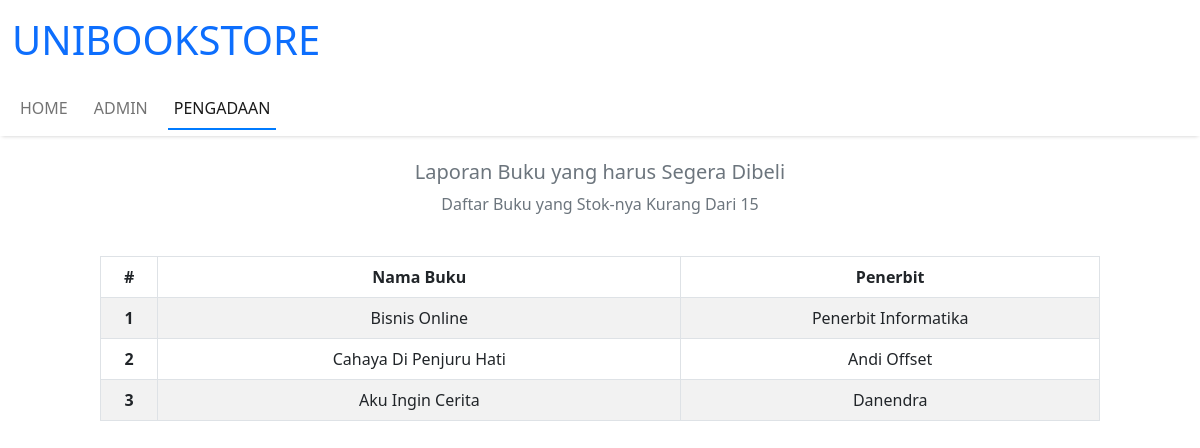
Screenshot of /pengadaan.php with the database file from the repository.
### tables this page shows
CREATE TABLE `buku` (
  `id_buku` varchar(15) NOT NULL,
  `kategori` enum('keilmuan','bisnis','novel') NOT NULL,
  `nama_buku` varchar(50) NOT NULL,
  `harga` int(10) NOT NULL,
  `stok` int(10) NOT NULL,
  `penerbit` varchar(30) NOT NULL
);

### pengadaan.php (the view, shortened to what this page needs)
<?
require_once('assets\koneksi.php');
?>
<!DOCTYPE html>
<html lang="en">
<head>
	<?
	require('assets/config/style.php');
	?>
</head>
<body>
	<?
	require('komponen/navbar.php');
	?>
	<div id="pengadaan">
		<div class="container-admin">
			<div class="pengadaan-judul py-4">
				<h5 class="text-center text-secondary">Laporan Buku yang harus Segera Dibeli</h5>
				<p class="text-center text-secondary">Daftar Buku yang Stok-nya Kurang Dari 15</p>
			</div>
			<div class="col table-responsive">
				<table class="table table-striped table-bordered responsive-utilities text-center">
					<thead>
						<tr>
							<th scope="col">#</th>
							<th scope="col" style="min-width: 250px;">Nama&nbspBuku</th>
							<th scope="col" style="min-width: 200px;">Penerbit</th>
						</tr>
					</thead>
					<tbody>
						<?php
						$query= "SELECT * FROM buku WHERE stok<15 ORDER BY stok ASC";
						$result=mysqli_query($db, $query);
						$i=1;
						foreach ($result as $buku) {
							?>
							<tr>
								<th scope="row"><?=$i++?></th>
								<td><?=$buku['nama_buku']?></td>
								<td><?=$buku['penerbit']?></td>
							</tr>
						<? } ?>
					</tbody>
				</table>
			</div>
		</div>
	</div>
</body>
</html>

### assets/css/style.css (style rules this page uses)
* { margin: 0; padding: 0; }
.container-admin { max-width: 1000px; margin: auto; }

### rows the page displays
buku: nama_buku "Bisnis Online", penerbit "Penerbit Informatika"
buku: nama_buku "Cahaya Di Penjuru Hati", penerbit "Andi Offset"
buku: nama_buku "Aku Ingin Cerita", penerbit "Danendra"
